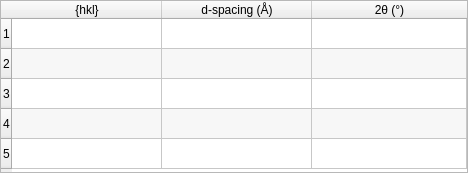
<?xml version="1.0" encoding="UTF-8"?>
<ui version="4.0">
 <class>materials_table</class>
 <widget class="QDialog" name="materials_table">
  <property name="geometry">
   <rect>
    <x>0</x>
    <y>0</y>
    <width>468</width>
    <height>173</height>
   </rect>
  </property>
  <layout class="QVBoxLayout" name="verticalLayout_7">
   <property name="spacing">
    <number>0</number>
   </property>
   <property name="leftMargin">
    <number>0</number>
   </property>
   <property name="topMargin">
    <number>0</number>
   </property>
   <property name="rightMargin">
    <number>0</number>
   </property>
   <property name="bottomMargin">
    <number>0</number>
   </property>
   <item>
    <widget class="QTableWidget" name="table">
     <property name="toolTip">
      <string>&lt;html&gt;&lt;head/&gt;&lt;body&gt;&lt;p&gt;left click a row to activate the hkl&lt;/p&gt;&lt;/body&gt;&lt;/html&gt;</string>
     </property>
     <property name="editTriggers">
      <set>QAbstractItemView::NoEditTriggers</set>
     </property>
     <property name="dragDropOverwriteMode">
      <bool>false</bool>
     </property>
     <property name="alternatingRowColors">
      <bool>true</bool>
     </property>
     <property name="selectionMode">
      <enum>QAbstractItemView::ExtendedSelection</enum>
     </property>
     <property name="selectionBehavior">
      <enum>QAbstractItemView::SelectRows</enum>
     </property>
     <property name="rowCount">
      <number>5</number>
     </property>
     <attribute name="horizontalHeaderCascadingSectionResizes">
      <bool>true</bool>
     </attribute>
     <attribute name="horizontalHeaderDefaultSectionSize">
      <number>150</number>
     </attribute>
     <attribute name="horizontalHeaderMinimumSectionSize">
      <number>70</number>
     </attribute>
     <attribute name="horizontalHeaderStretchLastSection">
      <bool>true</bool>
     </attribute>
     <row/>
     <row/>
     <row/>
     <row/>
     <row/>
     <column>
      <property name="text">
       <string>{hkl}</string>
      </property>
     </column>
     <column>
      <property name="text">
       <string>d-spacing (Å)</string>
      </property>
     </column>
     <column>
      <property name="text">
       <string>2θ (°)</string>
      </property>
     </column>
    </widget>
   </item>
  </layout>
 </widget>
 <tabstops>
  <tabstop>table</tabstop>
 </tabstops>
 <resources/>
 <connections/>
</ui>
